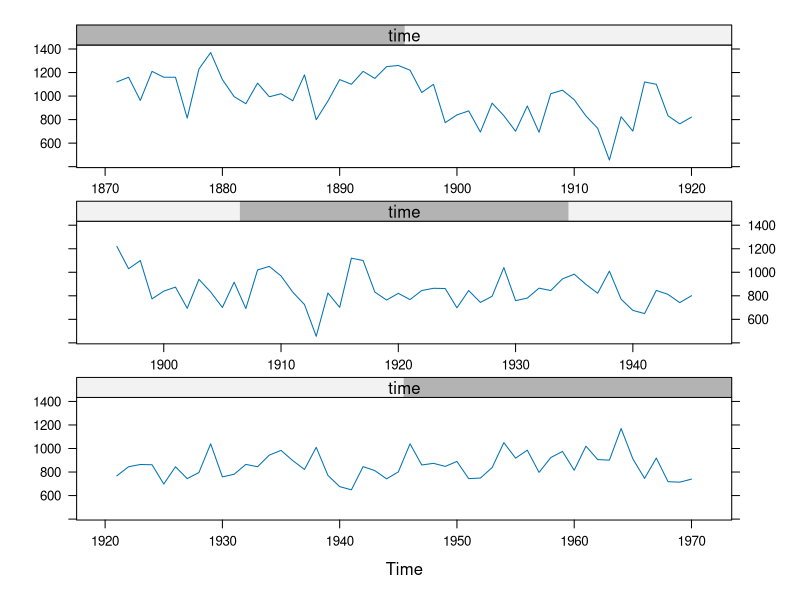
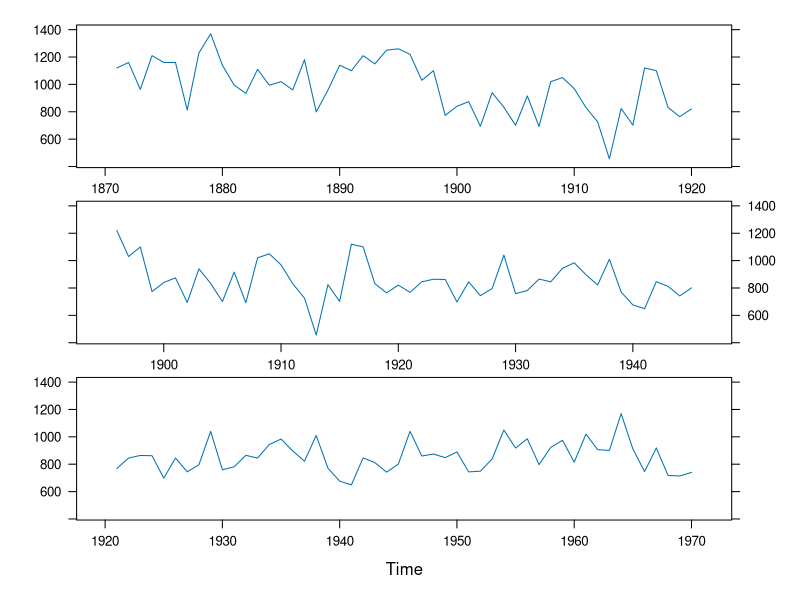

Here is the R script that generated these plots, in order:
library(lattice)
xyplot(Nile, cut=list(number=3, overlap=0.5))
xyplot(Nile, strip=FALSE, cut=list(number=3, overlap=0.5))
